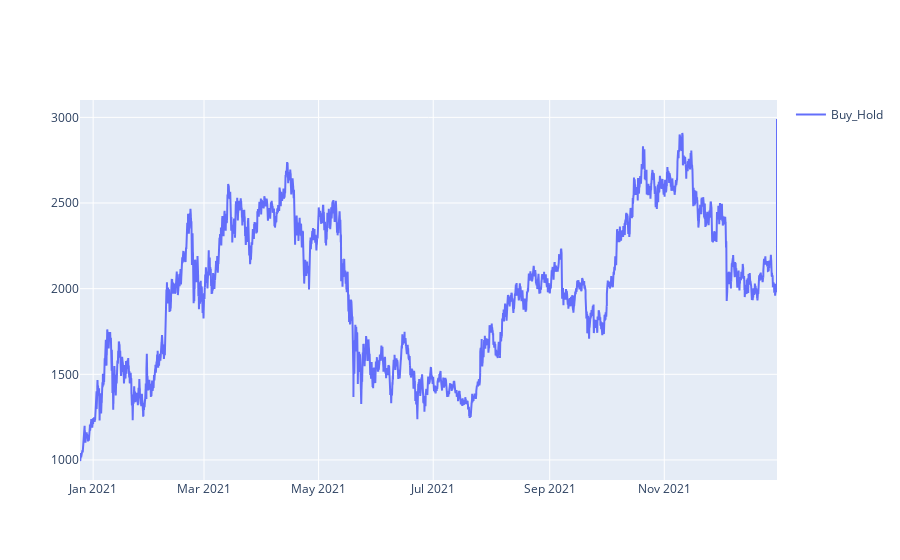

Here is the notebook cell this chart was saved with:
### Code cell
plot_df(pnl_live_concat)

### Figure 1 — Plotly figure (JSON) as saved in the notebook; plotly's stock layout.template omitted (floating-point values rounded to 4 significant figures; data arrays with more than 128 entries replaced by an {"elided": "..."} marker saying what was removed)
{"data": [{"mode": "lines", "name": "Buy_Hold", "type": "scatter", "x": {"elided": "35582 str values"}, "y": {"elided": "35582 float values"}}], "layout": {"showlegend": true}}
